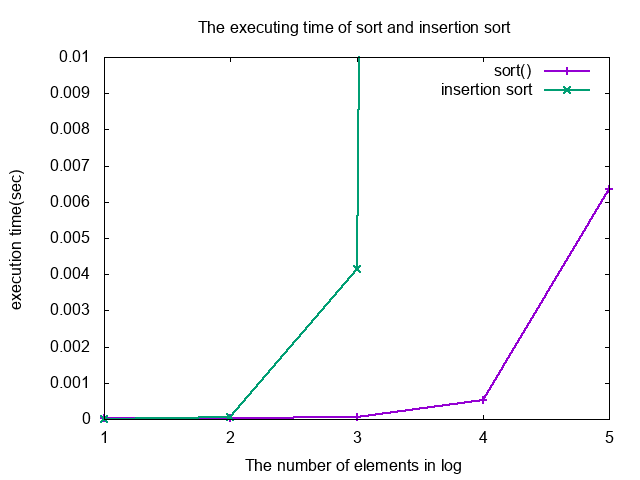

Write the gnuplot code that produced this figure.
reset
set font 'Times New Roman 20'
set title 'The executing time of sort and insertion sort'
set xlabel 'the number of elements in log'
set ylabel 'execution time(sec)'
set terminal png
set output 'plot.png'
set xtic 1

plot [:][:0.01] 'estimate' using 1:2 with linespoints linewidth 2 title 'sort()', \
'' using 1:3 with linespoints linewidth 2 title 'insertion sort'
